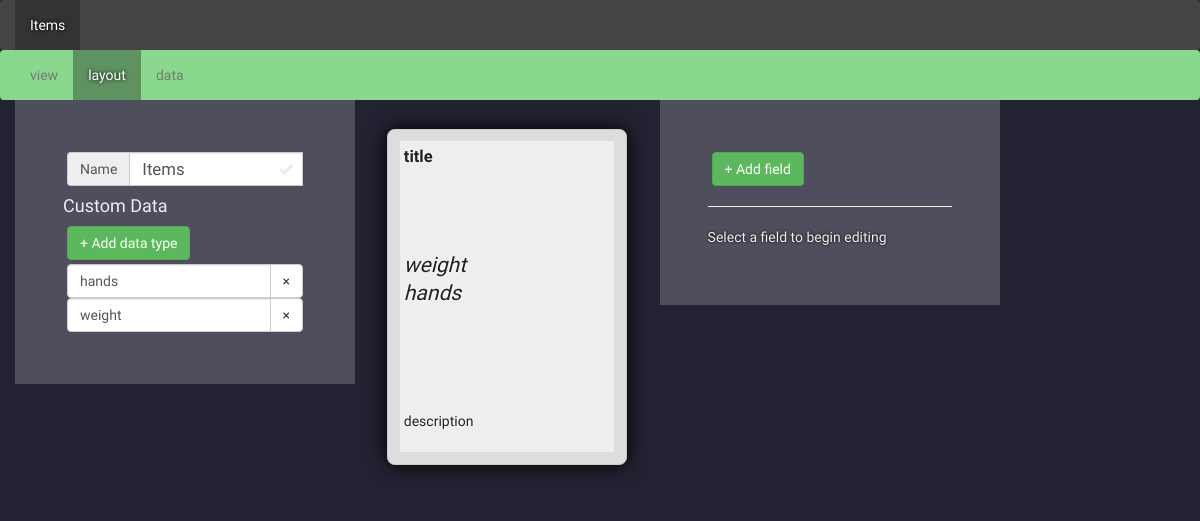
Page /type/1/layout on the committed database.
### cards/models.py (models this page shows, shortened)
class CardType(models.Model):
    name = models.CharField(max_length=255)
    width = models.DecimalField(default=2.5, max_digits=3, decimal_places=2)
    height = models.DecimalField(default=4.0, max_digits=3, decimal_places=2)
    project = models.ForeignKey(Project, on_delete=models.CASCADE)
    REASONABLE_MARGIN = 0.12
    def margin(self):
        return CardType.REASONABLE_MARGIN
    def inner_width(self):
        return float(self.width) - (CardType.REASONABLE_MARGIN * 2.2)
    def inner_height(self):
        return float(self.height) - (CardType.REASONABLE_MARGIN * 2.2)

class CardTypeData(models.Model):
    name = models.CharField(max_length=255)
    description = models.CharField(max_length=255, default='', blank=True)
    card_type = models.ForeignKey(CardType, on_delete=models.CASCADE)

class Field(models.Model):
    name = models.CharField(max_length=255)
    template = models.CharField(max_length=255, blank=True, default='')
    width = models.DecimalField("Width, percentage", default=1.0, max_digits=5, decimal_places=4)
    height = models.DecimalField("Distance from top, percentage", default=0.0, max_digits=5, decimal_places=4)
    is_bold = models.BooleanField(default=False)
    is_italic = models.BooleanField(default=False)
    font = models.ForeignKey(Font, related_name='+', blank=True, null=True, on_delete=models.SET_NULL)
    font_size = models.DecimalField("Font-size, percentage", default=100, max_digits=3, decimal_places=0)
    alignment = models.CharField(default='left', choices=(
        ('left', 'Left'),
        ('center', 'Centre'),
        ('right', 'Right'),
    ), max_length=16)
    card_type = models.ForeignKey(CardType, on_delete=models.CASCADE)
    def css(self):
        if not self.font:
            font = Font.objects.get(name='Arial')
        else:
            font = self.font
        return 'width:{}%; top:{}%; text-align:{}; font-weight:{}; font-style:{}; font-family:{}; font-size:{}%;'.format(
            self.width * 100,
            self.height * 100,
            self.alignment,
            'bold' if self.is_bold else 'normal',
            'italic' if self.is_italic else 'normal',
            font.css(),
            self.font_size,
        )

### cards/views.py (the view)
# urls.py: url(r'^type/(?P<type_id>[0-9]+)/layout$', cardviews.layout),
def layout(request, type_id):
    card_type = get_object_or_404(CardType, pk=type_id)
    card_types = CardType.objects.all()
    return render(request, 'card-layout.html', {
        'view_name': 'layout',
        'card_types': card_types,
        'cardtype': card_type
    })

### cards/models.py (called while the page is built)
    def css(self):
        return '\'{}\', {}'.format(
            self.name,
            self.type
        )

### cards/templates/card-layout.html (shortened to what this page needs)
{% extends 'core/default.html' %}
{% block content %}
<div class="controls controls-left">
    <div class="row">
        <div class="input-group">
            <span class="input-group-addon" id="cardtype-name-label">Name</span>
            <input type="text" placeholder="Name" aria-describedby="cardtype-name-label" class="cardtype-name form-control" data-id="{{ cardtype.pk }}" value="{{ cardtype.name }}"/>
        </div>
    </div>
    <h4>Custom Data</h4>
    <div class="row">
        <button class="btn btn-success" id="add-data">+ Add data type</button>
    </div>
    <div class="row" id="data-list">
        {% for data in cardtype.cardtypedata_set.all %}
            {% include 'partials/data-edit.html' %}
        {% endfor %}
    </div>
</div>
<div class="card-edit-list cardtype-{{ cardtype.name }}">
    <div class="card">
        <div class="inner-card">
        {% for field in cardtype.field_set.all %}
            {% include 'partials/field-span.html' %}
        {% endfor %}
        </div>
    </div>
</div>
<div class="controls">
    <div class="row">
        <button class="btn btn-success" id="add-field">+ Add field</button>
    </div>
    <hr/>
    <div id="field-edit">
        <p>Select a field to begin editing</p>
    </div>
</div>
{% endblock %}

### cards/templates/core/default.html (shortened to what this page needs)
<!DOCTYPE html>
<html lang="en">
<head>
    <link rel="stylesheet" href="https://maxcdn.bootstrapcdn.com/bootstrap/3.3.7/css/bootstrap.min.css">
    <link rel="stylesheet" href="https://ajax.googleapis.com/ajax/libs/jqueryui/1.12.1/themes/smoothness/jquery-ui.css">
    <link href="https://maxcdn.bootstrapcdn.com/font-awesome/4.7.0/css/font-awesome.min.css" rel="stylesheet"/>
    <link rel="stylesheet" href="/static/cards/cards.css"/>
</head>
<body>
    <nav class="navbar navbar-default cardtypes-nav">
      <div class="container-fluid">
        <div class="navbar-header">
          <ul class="nav navbar-nav">
            {% for type in card_types %}
                <li class="{% if type.name == cardtype.name %}active{% endif %}"><a href="/type/{{ type.id }}">{{ type.name }}</a></li>
            {% endfor %}
          </ul>
        </div>
      </div>
    </nav>
    {% if cardtype %}
    <nav class="navbar navbar-default card-nav">
      <div class="container-fluid">
        <div class="navbar-header">
          <ul class="nav navbar-nav">
            <li class="{% if view_name == "view" %}active{% endif %}"><a href="/type/{{ cardtype.id }}">view</a></li>
            <li class="{% if view_name == "layout" %}active{% endif %}"><a href="/type/{{ cardtype.id }}/layout">layout</a></li>
            <li class="{% if view_name == "data" %}active{% endif %}"><a href="/type/{{ cardtype.id }}/data">data</a></li>
          </ul>
        </div>
      </div>
    </nav>
    {% endif %}
    <div id="content" class="container-fluid">
        {% block content %}{% endblock %}
    </div>
</body>
</html>

### cards/templates/partials/data-edit.html
<div class="data-{{ data.name }}" id="data-{{ data.pk }}">
    <div class="input-group">
        <input type="text" placeholder="Name"  class="datatype-name form-control" data-id="{{ data.pk }}" value="{{ data.name }}"/>
        <span class="input-group-btn">
            <button class="btn btn-default remove-datatype" type="button">&times;</button>
        </span>
    </div>
</div>

### cards/templates/partials/field-span.html
<span class="field field-{{ field.name }} selectable-field"
  style="{{ field.css }}" data-id="{{ field.pk }}"
  id="field-{{ field.pk }}">{{ field.name }}</span>

### cards/static/cards/cards.css (style rules this page uses)
BODY { background: #223; color: #EEE; font-weight: 300; font-family: 'Open Sans Condensed', sans-serif; }
nav.navbar-default { margin:0px; }
nav.cardtypes-nav { background: #444; border: none; }
nav.cardtypes-nav .navbar-nav>.active>a, nav.cardtypes-nav .navbar-nav>.active>a:hover, nav.cardtypes-nav .navbar-nav>.active>a:focus { background: #333; text-shadow: #000 0px 0px 4px; color: #FFF; }
nav.card-nav { background: rgb(138, 216, 142); border: none; }
nav.card-nav .navbar-nav>.active>a, nav.card-nav .navbar-nav>.active>a:hover, nav.card-nav .navbar-nav>.active>a:focus { background: rgb(94, 147, 97); text-shadow: #000 0px 0px 4px; color: #FFF; }
.controls { display: inline-block; padding: 0.5in; vertical-align: top; background: rgba(255,255,255,0.2); width: 340px; }
.controls p { color: #EEE; text-shadow: #000 0px 0px 3px; }
.controls .row { margin: 4px; }
.card-list, .card-edit-list { margin: 0.3in; display: inline-block; vertical-align: top; }
.card { position:relative; border-radius:0.08in; border: 1px solid #CCC; background: #DDD; color: #222; text-shadow:#FFF 0px 0px 4px; box-shadow: #000 0px 0px 20px; }
.card .field { position:absolute; cursor: pointer; border: solid 4px transparent; }
.inner-card { position:relative; background: #EEE; }
.cardtype-name { font-size: 120%; }

### rows in the picture
CardType: name "Items"
CardTypeData: name "hands"
CardTypeData: name "weight"
Field: name "title"
Field: name "description"
Field: name "hands"
Field: name "weight"
